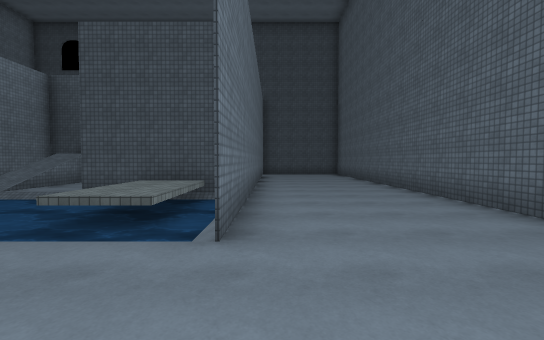
View 1 (above)

13 first-person views from a walk through a scene from a Unity 3-D project. The camera is 1.5 m above the floor, tilts 2° down and sees 90° across. The floor is counted in squares, 2 m on a side. Each view is taken from the middle of a square. On the plan, view 1 faces up. The plan holds only what a view shows up to about 10 squares ahead; the rest is blank. Surface patterns are stand-ins for the level's own textures.

View 2
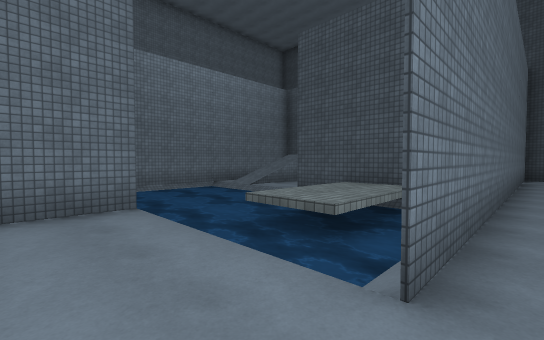

View 3
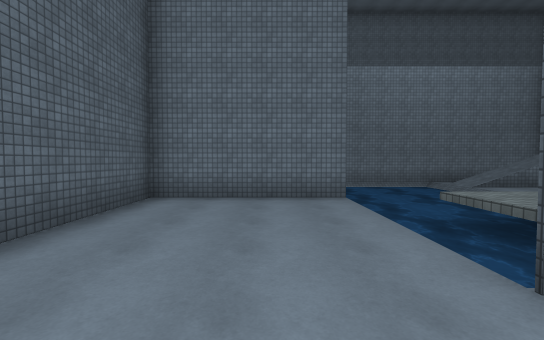

View 4
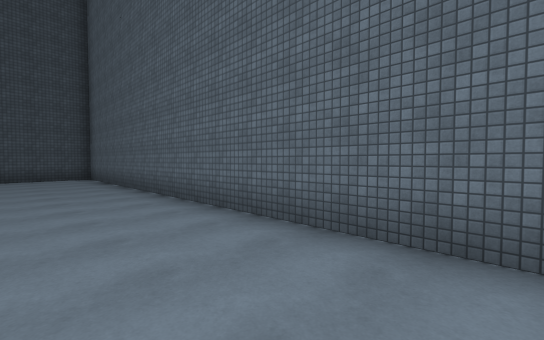

View 5
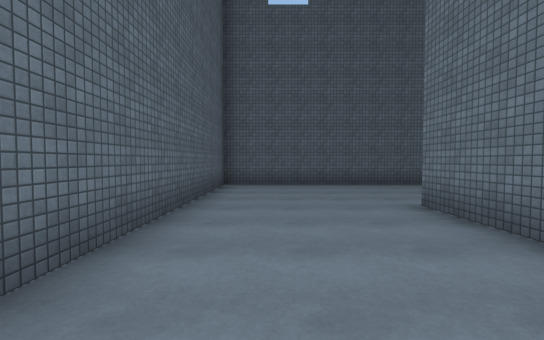

View 6
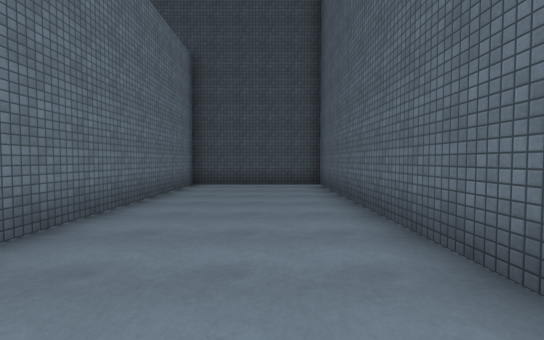

View 7
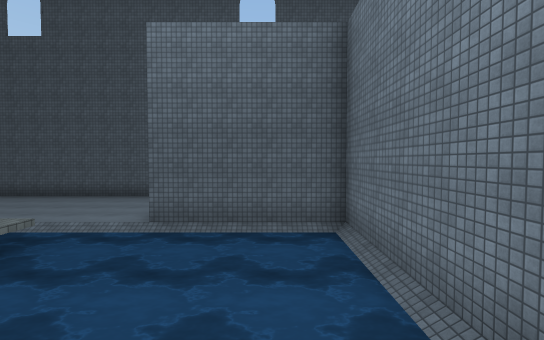

View 8
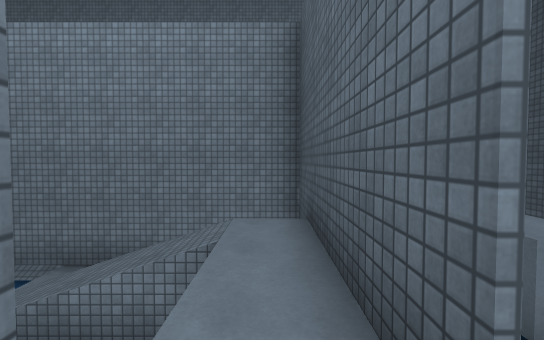

View 9
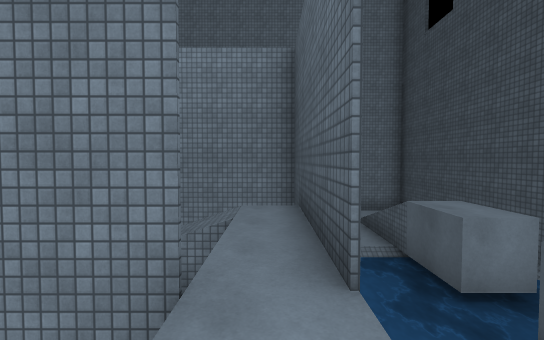

View 10
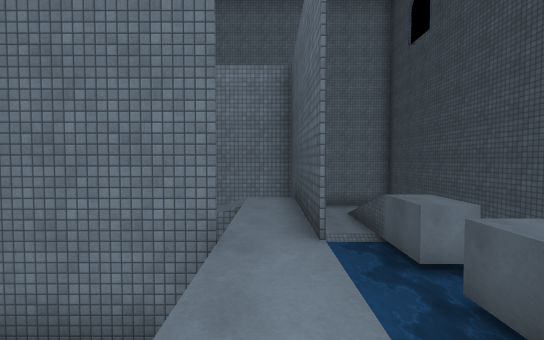

View 11
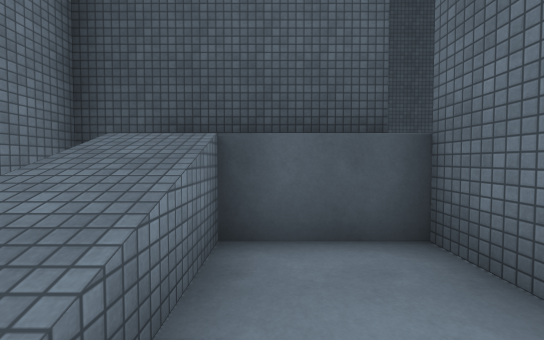

View 12
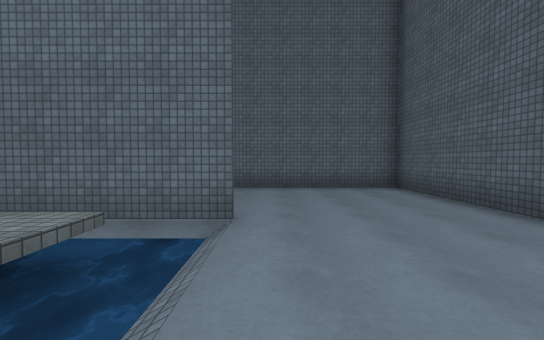

View 13
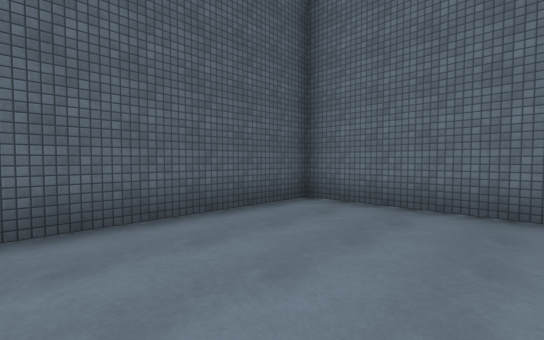

### Floor plan
Key: @ floor where view 1 was taken; # wall or solid block; . main floor; : floor 2 m higher than the main floor; / step, stairs or slope; ~ water the walk can cross; ≈ water the walk keeps out of; ^ raised ledge; v drop or lower ground.
Columns run from 11 left of view 1 to 4 right of it. Each row starts with its distance up from view 1.
 15 ###        #####
 14     ≈   vv#    #
 13  vvvv≈:        #
 12   .≈≈≈≈        #
 11    ####        #
 10   # ::::::#    #
  9   # /  v  #    #
  8   # /  #  #    #
  7   # /. ####  . #
  6   #~~~~~^^#  . #
  5   #~≈≈≈≈^^#    #
  4   #~≈≈≈≈^^#    #
  3   #~~~~~~~≈    #
  2   #####.   ..  #
  1       #    ..  #
  0       #    @   #
 -1       #     .. #
 -2       ##########

Where each view was taken, in squares from view 1:
view 1: 0 up, 0 right, facing up
view 2: 1 up, 0 right, facing up-left
view 3: 1 up, 1 right, facing left
view 4: 2 up, 1 right, facing up-right
view 5: 7 up, 2 right, facing down
view 6: 6 up, 2 right, facing up
view 7: 8 up, 7 left, facing down
view 8: 10 up, 4 left, facing left
view 9: 10 up, 3 left, facing left
view 10: 10 up, 2 left, facing left
view 11: 7 up, 6 left, facing up
view 12: 2 up, 4 left, facing right
view 13: 2 up, 0 right, facing down-left
